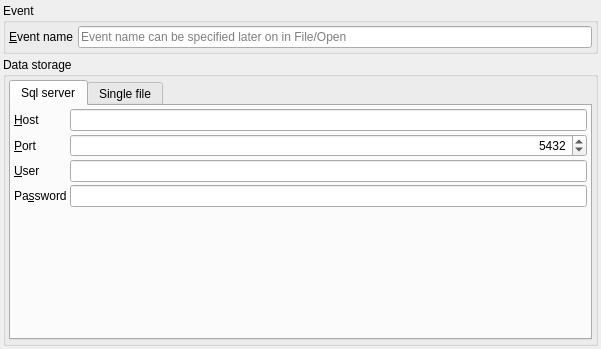
<?xml version="1.0" encoding="UTF-8"?>
<ui version="4.0">
 <class>ConnectdbDialogWidget</class>
 <widget class="QWidget" name="ConnectdbDialogWidget">
  <property name="geometry">
   <rect>
    <x>0</x>
    <y>0</y>
    <width>601</width>
    <height>349</height>
   </rect>
  </property>
  <property name="windowTitle">
   <string>Form</string>
  </property>
  <layout class="QVBoxLayout" name="verticalLayout">
   <property name="leftMargin">
    <number>3</number>
   </property>
   <property name="topMargin">
    <number>3</number>
   </property>
   <property name="rightMargin">
    <number>3</number>
   </property>
   <property name="bottomMargin">
    <number>3</number>
   </property>
   <item>
    <widget class="QGroupBox" name="groupBox">
     <property name="title">
      <string>Event</string>
     </property>
     <layout class="QHBoxLayout" name="horizontalLayout">
      <property name="spacing">
       <number>5</number>
      </property>
      <property name="leftMargin">
       <number>3</number>
      </property>
      <property name="topMargin">
       <number>3</number>
      </property>
      <property name="rightMargin">
       <number>3</number>
      </property>
      <property name="bottomMargin">
       <number>3</number>
      </property>
      <item>
       <widget class="QLabel" name="label_5">
        <property name="text">
         <string>&amp;Event name</string>
        </property>
        <property name="buddy">
         <cstring>edEventName</cstring>
        </property>
       </widget>
      </item>
      <item>
       <widget class="QLineEdit" name="edEventName">
        <property name="placeholderText">
         <string>Event name can be specified later on in File/Open</string>
        </property>
       </widget>
      </item>
     </layout>
    </widget>
   </item>
   <item>
    <widget class="QGroupBox" name="groupBox_2">
     <property name="title">
      <string>Data storage</string>
     </property>
     <layout class="QVBoxLayout" name="verticalLayout_2">
      <property name="leftMargin">
       <number>3</number>
      </property>
      <property name="topMargin">
       <number>3</number>
      </property>
      <property name="rightMargin">
       <number>3</number>
      </property>
      <property name="bottomMargin">
       <number>3</number>
      </property>
      <item>
       <widget class="QTabWidget" name="tabWidget">
        <property name="currentIndex">
         <number>0</number>
        </property>
        <widget class="QWidget" name="tab">
         <attribute name="title">
          <string>Sql server</string>
         </attribute>
         <layout class="QFormLayout" name="formLayout">
          <item row="0" column="0">
           <widget class="QLabel" name="label">
            <property name="text">
             <string>&amp;Host</string>
            </property>
            <property name="buddy">
             <cstring>edServerHost</cstring>
            </property>
           </widget>
          </item>
          <item row="0" column="1">
           <widget class="QLineEdit" name="edServerHost"/>
          </item>
          <item row="1" column="0">
           <widget class="QLabel" name="label_2">
            <property name="text">
             <string>&amp;Port</string>
            </property>
            <property name="buddy">
             <cstring>edServerPort</cstring>
            </property>
           </widget>
          </item>
          <item row="2" column="0">
           <widget class="QLabel" name="label_3">
            <property name="text">
             <string>&amp;User</string>
            </property>
            <property name="buddy">
             <cstring>edServerUser</cstring>
            </property>
           </widget>
          </item>
          <item row="3" column="0">
           <widget class="QLabel" name="label_4">
            <property name="text">
             <string>Pa&amp;ssword</string>
            </property>
            <property name="buddy">
             <cstring>edServerPassword</cstring>
            </property>
           </widget>
          </item>
          <item row="2" column="1">
           <widget class="QLineEdit" name="edServerUser"/>
          </item>
          <item row="3" column="1">
           <widget class="QLineEdit" name="edServerPassword">
            <property name="echoMode">
             <enum>QLineEdit::Password</enum>
            </property>
           </widget>
          </item>
          <item row="1" column="1">
           <widget class="QSpinBox" name="edServerPort">
            <property name="alignment">
             <set>Qt::AlignRight|Qt::AlignTrailing|Qt::AlignVCenter</set>
            </property>
            <property name="minimum">
             <number>1024</number>
            </property>
            <property name="maximum">
             <number>65535</number>
            </property>
            <property name="value">
             <number>5432</number>
            </property>
           </widget>
          </item>
         </layout>
        </widget>
        <widget class="QWidget" name="tabSingleFile">
         <attribute name="title">
          <string>Single file</string>
         </attribute>
         <layout class="QVBoxLayout" name="verticalLayout_3">
          <item>
           <widget class="QLabel" name="label_6">
            <property name="text">
             <string>&amp;Working directory</string>
            </property>
            <property name="buddy">
             <cstring>edSingleWorkingDir</cstring>
            </property>
           </widget>
          </item>
          <item>
           <layout class="QHBoxLayout" name="horizontalLayout_2">
            <item>
             <widget class="QLineEdit" name="edSingleWorkingDir">
              <property name="placeholderText">
               <string>Directory where event files are placed.</string>
              </property>
             </widget>
            </item>
            <item>
             <widget class="QPushButton" name="pushButton">
              <property name="text">
               <string>...</string>
              </property>
             </widget>
            </item>
           </layout>
          </item>
          <item>
           <spacer name="verticalSpacer">
            <property name="orientation">
             <enum>Qt::Vertical</enum>
            </property>
            <property name="sizeHint" stdset="0">
             <size>
              <width>20</width>
              <height>40</height>
             </size>
            </property>
           </spacer>
          </item>
         </layout>
        </widget>
       </widget>
      </item>
     </layout>
    </widget>
   </item>
  </layout>
 </widget>
 <layoutdefault spacing="3" margin="3"/>
 <tabstops>
  <tabstop>edEventName</tabstop>
  <tabstop>tabWidget</tabstop>
  <tabstop>edServerHost</tabstop>
  <tabstop>edServerPort</tabstop>
  <tabstop>edServerUser</tabstop>
  <tabstop>edServerPassword</tabstop>
 </tabstops>
 <resources/>
 <connections/>
</ui>
